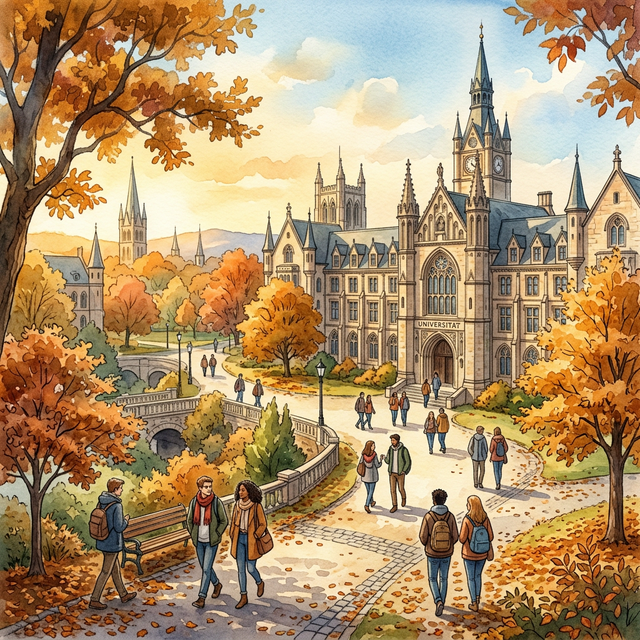
#> input picture campus.png, 640 x 640 px
$ python -i make_reel.py   (imports and definitions only)
#> lines starting #> are read from the running program, lines starting #| are printed output that depends on the picture
"""
╔══════════════════════════════════════════════════════════════╗
║           ART REEL GENERATOR — Reusable Template         ║
║  Usage: python reel_template/make_reel.py reels/<name>       ║
║  Each reel folder needs a reel_config.py with CONFIG dict.   ║
╚══════════════════════════════════════════════════════════════╝
"""

from PIL import Image, ImageDraw, ImageFont, ImageFilter, ImageEnhance
import glob, importlib.util, math, os, random, subprocess, sys

# ══════════════════════════════════════════════════════════════
# CONFIG LOADER — reads reel_config.py from the reel folder
# ══════════════════════════════════════════════════════════════

# [25 lines left out: function load_config, not called in this run]

# ══════════════════════════════════════════════════════════════
# COLOUR PALETTES — matches "vibe" setting above
# ══════════════════════════════════════════════════════════════

PALETTES = {
    "dark_cinematic": {
        "bg":           (5, 6, 11),
        "top_gradient": (5, 6, 11),
        "bot_gradient": (4, 5, 10),
        "rule_dim":     (80, 90, 130),
        "rule_bright":  (180, 190, 220),
        "text_bright":  (255, 255, 255),
        "text_dim":     (110, 120, 160),
        "text_ghost":   (70, 78, 110),
        "text_whisper": (220, 215, 205),
        "text_close":   (200, 195, 185),
        "color_sat":    0.82,
        "color_con":    1.10,
        "red_shift":    0.96,
        "blue_shift":   1.04,
        "blue_lift":    4,
    },
    "warm_golden": {
        "bg":           (14, 10, 6),
        "top_gradient": (14, 10, 6),
        "bot_gradient": (10, 7, 4),
        "rule_dim":     (110, 88, 55),
        "rule_bright":  (160, 130, 80),
        "text_bright":  (245, 235, 200),
        "text_dim":     (140, 115, 75),
        "text_ghost":   (80, 65, 42),
        "text_whisper": (200, 175, 130),
        "text_close":   (175, 152, 110),
        "color_sat":    0.90,
        "color_con":    1.08,
        "red_shift":    1.04,
        "blue_shift":   0.94,
        "blue_lift":    -4,
    },
    "minimal_clean": {
        "bg":           (245, 244, 240),
        "top_gradient": (248, 247, 243),
        "bot_gradient": (240, 239, 235),
        "rule_dim":     (180, 178, 170),
        "rule_bright":  (130, 128, 120),
        "text_bright":  (30, 28, 25),
        "text_dim":     (100, 98, 92),
        "text_ghost":   (160, 158, 150),
        "text_whisper": (80, 78, 72),
        "text_close":   (100, 98, 92),
        "color_sat":    0.75,
        "color_con":    0.95,
        "red_shift":    1.0,
        "blue_shift":   1.0,
        "blue_lift":    0,
    },
    "moody_blue": {
        "bg":           (6, 8, 18),
        "top_gradient": (6, 8, 18),
        "bot_gradient": (4, 6, 14),
        "rule_dim":     (40, 60, 110),
        "rule_bright":  (60, 90, 160),
        "text_bright":  (210, 220, 245),
        "text_dim":     (80, 100, 160),
        "text_ghost":   (40, 55, 100),
        "text_whisper": (150, 170, 215),
        "text_close":   (130, 150, 200),
        "color_sat":    0.78,
        "color_con":    1.12,
        "red_shift":    0.90,
        "blue_shift":   1.10,
        "blue_lift":    8,
    },
    # ── Auction Editorial — The Hammer Price brand palette ────
    # Near-black canvas, warm gold accents, ivory type.
    # Palette mirrors Christie's/Sotheby's auction house gold
    # but with a data-forward, editorial edge.
    "auction_editorial": {
        "bg":           (20, 18, 16),
        "top_gradient": (20, 18, 16),
        "bot_gradient": (14, 12, 10),
        "rule_dim":     (100, 82, 45),
        "rule_bright":  (201, 168, 76),    # brand gold #C9A84C
        "text_bright":  (245, 240, 232),   # ivory #F5F0E8
        "text_dim":     (160, 132, 68),
        "text_ghost":   (80, 66, 34),
        "text_whisper": (210, 195, 165),
        "text_close":   (185, 165, 130),
        "color_sat":    0.70,              # desaturated — like archival photography
        "color_con":    1.06,
        "red_shift":    1.03,              # slight warm push
        "blue_shift":   0.92,
        "blue_lift":    -3,
    },

    # ── Warm Dark — high-contrast gold on near-black ─────────
    # Contemporary luxury for short-form social: vivid gold,
    # deep warm shadows, desaturated product so typography pops.
    "warm_dark": {
        "bg":           (14, 10, 6),
        "top_gradient": (14, 10, 6),
        "bot_gradient": (8,  5,  2),
        "rule_dim":     (95, 72, 38),
        "rule_bright":  (228, 188, 90),    # vivid warm gold
        "text_bright":  (255, 250, 238),   # near-white warm
        "text_dim":     (165, 130, 70),
        "text_ghost":   (82,  64,  32),
        "text_whisper": (215, 192, 145),
        "text_close":   (182, 158, 112),
        "color_sat":    0.72,              # product desaturated — type dominates
        "color_con":    1.18,              # punchy contrast
        "red_shift":    1.06,
        "blue_shift":   0.86,
        "blue_lift":    -8,
    },

    # ── Museum Calm — warm parchment tones, hushed light ──────
    # Inspired by the quiet of great museum halls: aged stone,
    # brass fittings, diffused skylight. Relaxing & contemplative.
    "museum_calm": {
        "bg":           (22, 18, 14),
        "top_gradient": (22, 18, 14),
        "bot_gradient": (18, 14, 10),
        "rule_dim":     (105, 92, 72),
        "rule_bright":  (168, 148, 112),
        "text_bright":  (238, 228, 208),
        "text_dim":     (130, 112, 86),
        "text_ghost":   (72, 62, 48),
        "text_whisper": (195, 178, 148),
        "text_close":   (170, 154, 126),
        "color_sat":    0.72,          # desaturated — like old photographs
        "color_con":    1.04,          # gentle contrast lift
        "red_shift":    1.02,          # slight warm push
        "blue_shift":   0.92,          # cool tones pulled back
        "blue_lift":    -6,            # deeper shadows
    },
}

# ══════════════════════════════════════════════════════════════
# CORE ENGINE — no need to edit below this line
# ══════════════════════════════════════════════════════════════

W, H = 1080, 1920

KB_ZOOM = 1.08  # Ken Burns: render 8% oversized; pan a W×H window across it


# ── Word-caption overlay helpers ──────────────────────────────────────────────

# [45 lines left out: functions _active_narration_caption, _overlay_word_caption, not called in this run]


# ── Unicode fallback fonts ────────────────────────────────────────────────────
# Two-tier fallback:
#   1. NotoSans-Regular.ttf (bundled) — Cyrillic, Greek, Arabic, Hebrew, etc.
#   2. CJK font — Japanese, Chinese, Korean (not bundled due to ~10 MB size)
#
# CJK font resolution order (first path that exists wins):
#   - reel_template/fonts/NotoSansCJK-Regular.ttf  (manually placed, not committed)
#   - macOS: /Library/Fonts/Arial Unicode.ttf
#   - Ubuntu/Debian CI: sudo apt-get install -y fonts-noto-cjk
#
# No code changes needed for CI — just add the apt install step.

_THIS_DIR = os.path.dirname(os.path.abspath(__file__))

_GENERAL_FALLBACK_PATH = os.path.join(_THIS_DIR, "fonts", "NotoSans-Regular.ttf")

_CJK_FONT_CANDIDATES = [
    os.path.join(_THIS_DIR, "fonts", "NotoSansCJK-Regular.ttf"),   # manually bundled
    os.path.join(_THIS_DIR, "fonts", "NotoSansSC-Regular.ttf"),
    "/Library/Fonts/Arial Unicode.ttf",                             # macOS
    "/System/Library/Fonts/Supplemental/Arial Unicode.ttf",
    "/usr/share/fonts/opentype/noto/NotoSansCJK-Regular.ttc",       # Ubuntu fonts-noto-cjk
    "/usr/share/fonts/opentype/noto/NotoSansCJKsc-Regular.otf",
    "/usr/share/fonts/noto-cjk/NotoSansCJK-Regular.ttc",
]

_fallback_font_cache: dict = {}
_cjk_font_cache: dict = {}
_cjk_font_path: str | None = next((p for p in _CJK_FONT_CANDIDATES if os.path.exists(p)), None)


# [126 lines left out: functions _get_general_fallback, _get_cjk_fallback, _char_category, _split_runs, load_fonts, ctext and 2 more, not called in this run]

_MEASURE_DRAW = ImageDraw.Draw(Image.new("RGB", (1, 1)))

# [49 lines left out: functions measure_wrapped_height, gradient_overlay, bot_gradient_overlay, apply_vignette, apply_grain, not called in this run]

def load_photo(fpath, split=False, fit=False, fit_bg=(0, 0, 0), center_crop=False):
#> called with fpath = '../campus.png', split = False, fit = False, fit_bg = (0, 0, 0), center_crop = False
    photo = Image.open(fpath)
#> photo is the input picture: PIL image 640x640 RGB; mean R, G, B 175.4, 146.9, 108.5
    try:
        exif = photo._getexif()
        if exif:
            ori = exif.get(274)
            if ori == 3:   photo = photo.rotate(180, expand=True)
            elif ori == 6: photo = photo.rotate(270, expand=True)
            elif ori == 8: photo = photo.rotate(90,  expand=True)
    except: pass
    photo = photo.convert("RGB")
    pw, ph = photo.size
#> pw = 640; ph = 640
    dest_h = int(H * 2 / 3) if split else H

    if fit:
        # Fit within frame preserving aspect ratio; pad remaining area with fit_bg
        scale = min(W / pw, dest_h / ph)
        nw, nh = int(pw * scale), int(ph * scale)
        resized = photo.resize((nw, nh), Image.LANCZOS)
        canvas = Image.new("RGB", (W, dest_h), fit_bg)
        canvas.paste(resized, ((W - nw) // 2, (dest_h - nh) // 2))
        return canvas

    # Default: crop-fill to dest size
    target = W / dest_h
    ratio  = pw / ph
#> ratio = 1
    if ratio > target:
        nw = int(ph * target)
#> nw = 360
        photo = photo.crop(((pw - nw) // 2, 0, (pw - nw) // 2 + nw, ph))
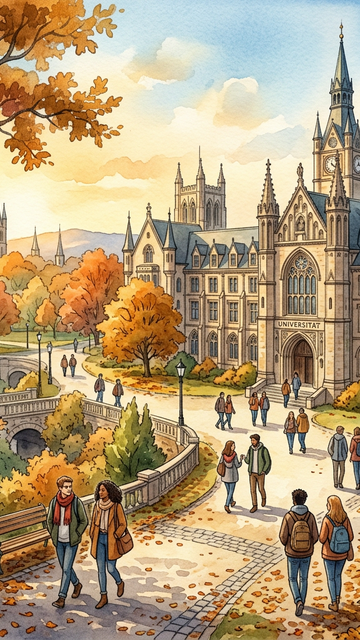
#> photo: PIL image 360x640 RGB; mean R, G, B 182.5, 160.5, 125
    else:
        nh = int(pw / target)
        top = (ph - nh) // 2 if center_crop else max(0, (ph - nh) // 4)
        photo = photo.crop((0, top, pw, top + nh))
    return photo.resize((W, dest_h), Image.LANCZOS)
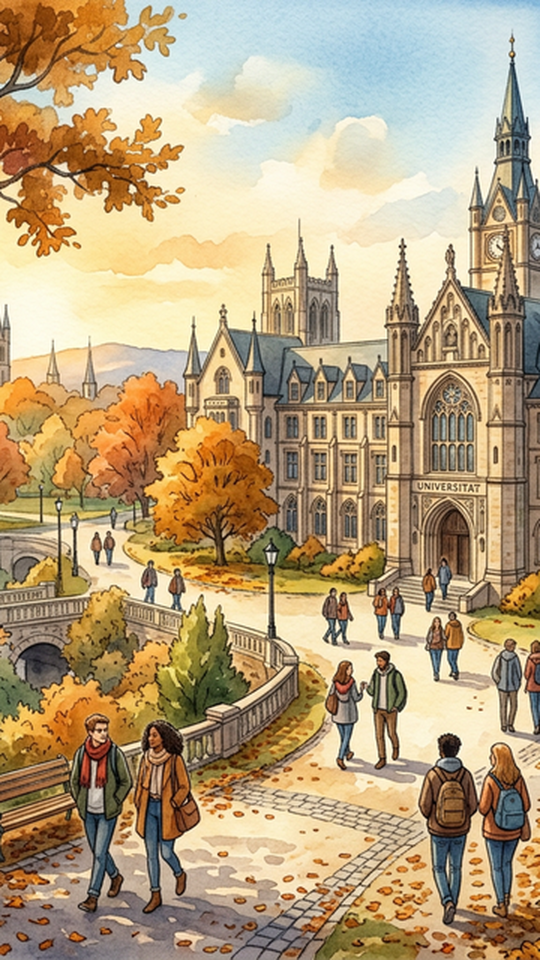
#> returned value: PIL image 1080x1920 RGB (shown at 1/2 size); mean R, G, B 182.4, 160.4, 125

# [294 lines left out: functions grade_photo, _ken_burns_crop, get_caption_y, render_frame, not called in this run]


# Must match _BLOCK_REVEAL_S in scripts/art_reel.py — both sides use 4.0s for audio timing.
BLOCK_REVEAL_DURATION = 4.0


# [498 lines left out: functions _render_block_reveal_frames, main, not called in this run]


# [2 lines not run here, left out]

>>> result = load_photo('../campus.png')
